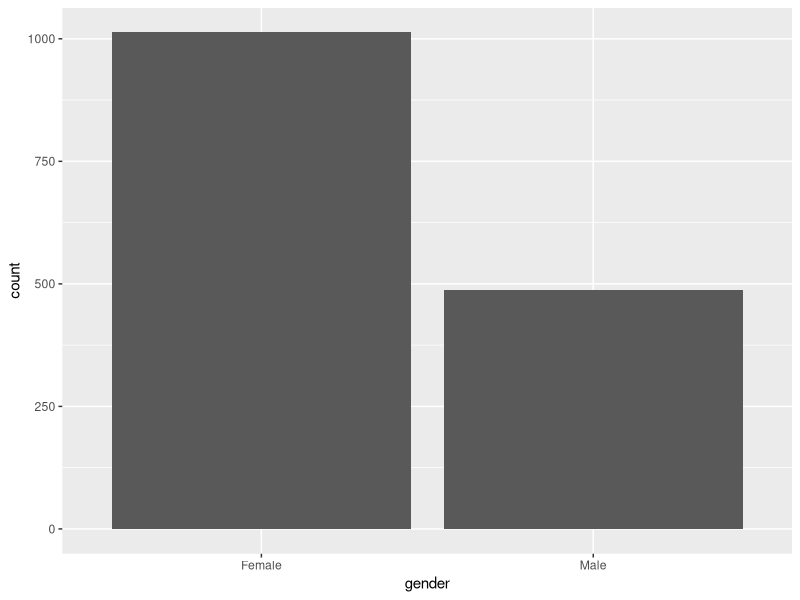
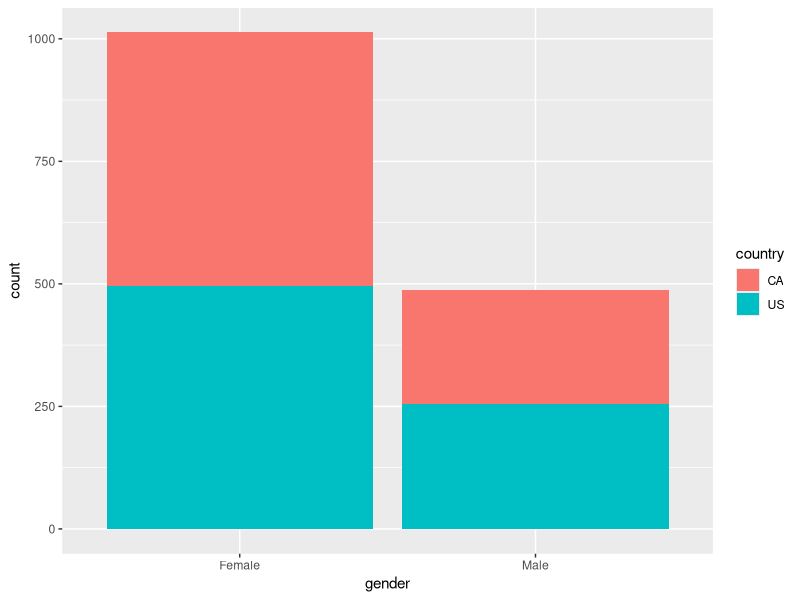
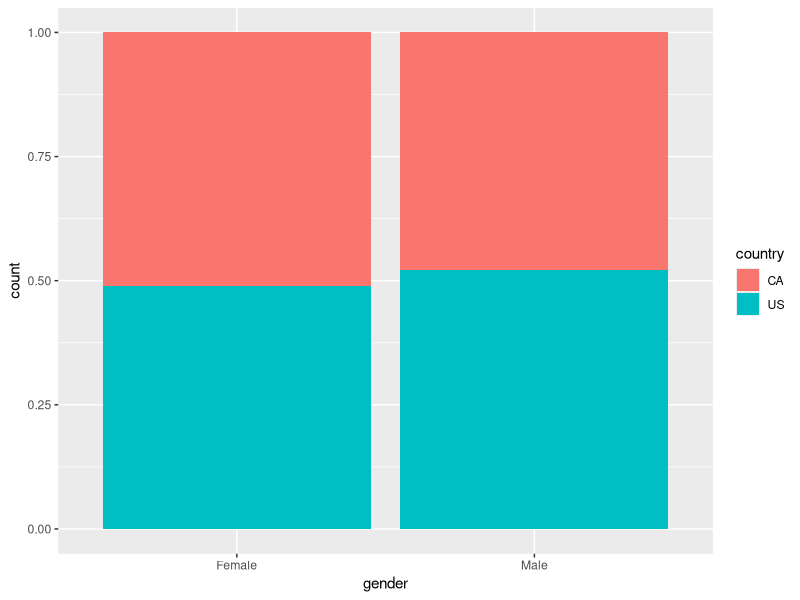
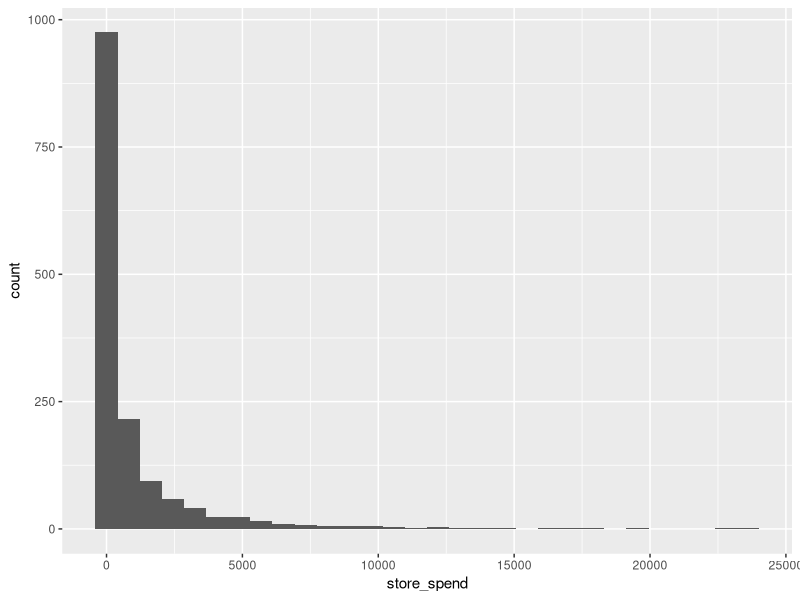
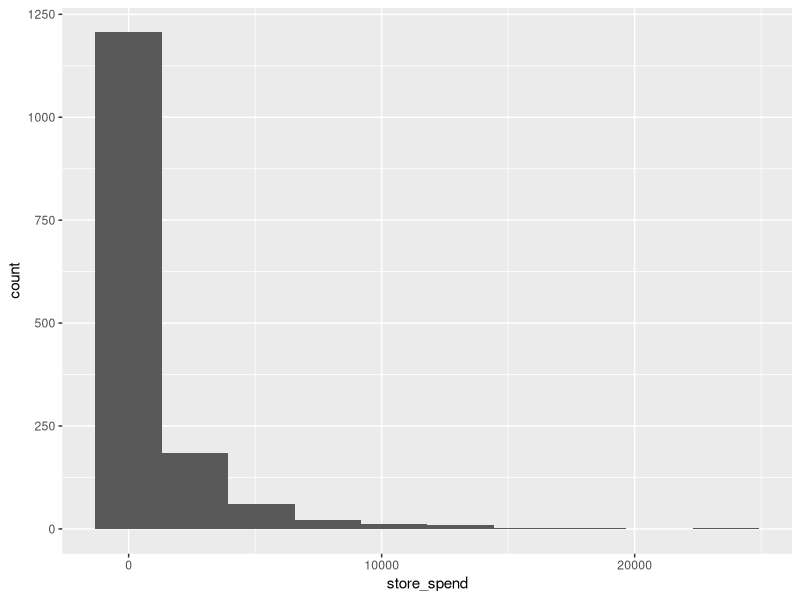
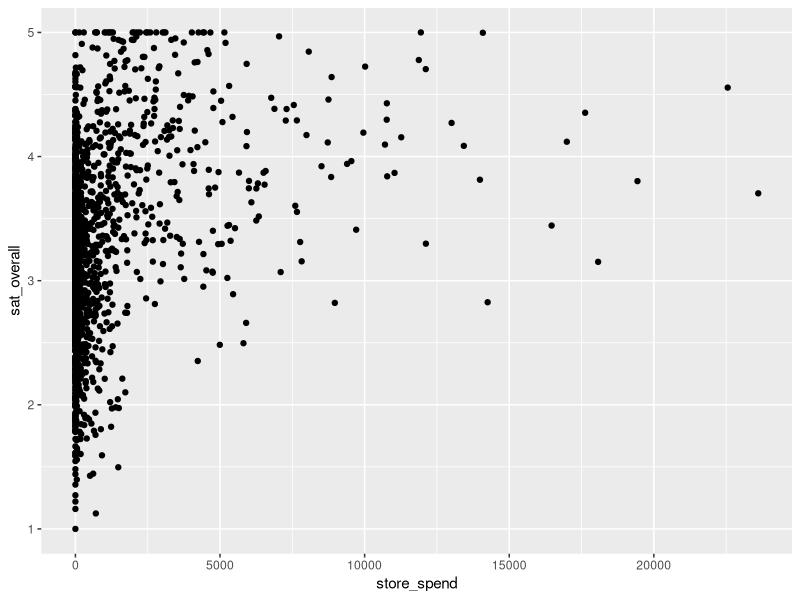
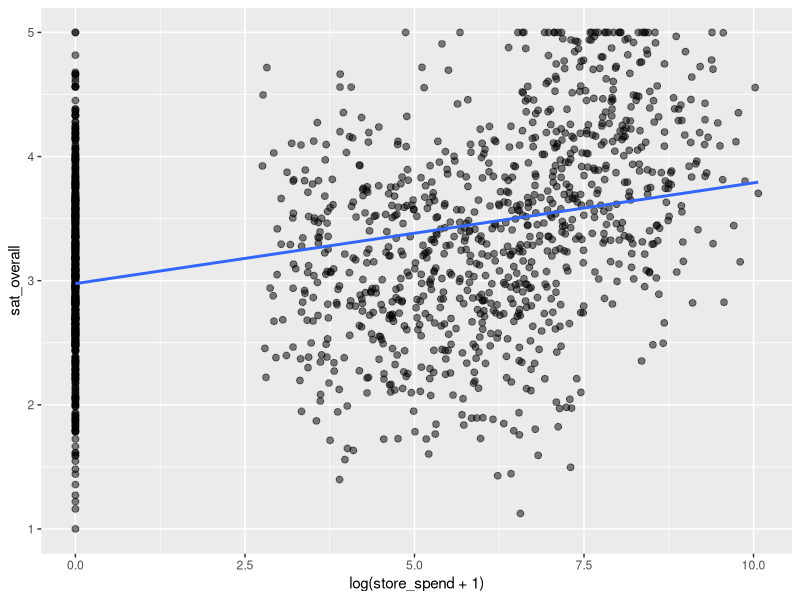
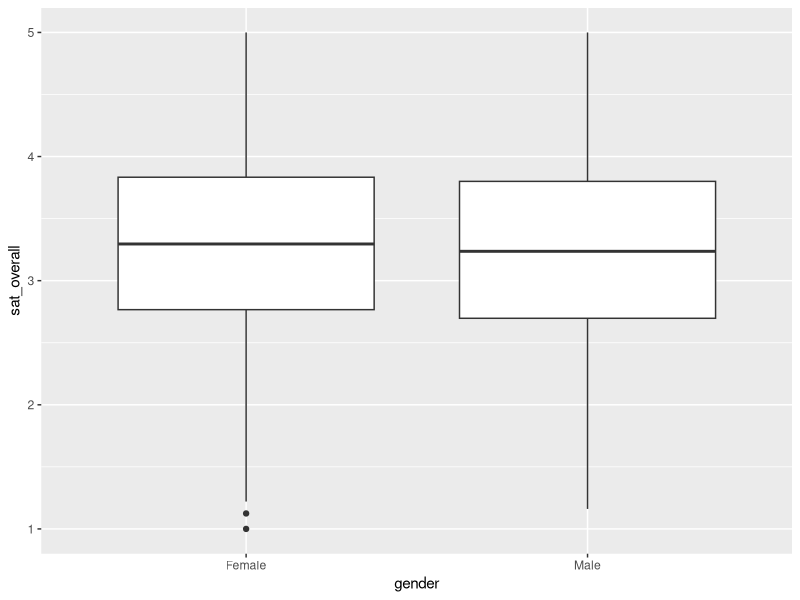

Write the R code that produced these figures, in order.
# Load the Tidyverse ------------------------------------------------------
# install.packages("tidyverse")
library(tidyverse)

# R and Data Manipulation -------------------------------------------------
# Importing Data
store_data <- read_csv("store_data.csv")

getwd()

?read_csv

# Data Frames
store_data

# Filter Observations
store_data %>% 
  filter(gender == "Female")

store_data %>% 
  filter(store_spend > 100)

store_data %>% 
  filter(gender == "Female", store_spend > 100)

# Arrange Observations
store_data %>% 
  arrange(store_trans)

store_data %>% 
  arrange(desc(store_trans))

# Select Variables
store_data %>% 
  select(store_spend, age, gender)

# Mutate Variables
store_data %>% 
  mutate(store_spend = store_spend / 100)

# Join Data Frames
sat_data <- read_csv("sat_data.csv")

crm_data <- store_data %>% 
  left_join(sat_data, by = "id")

crm_data

# Exercise
online_data <- read_csv("online_data.csv")

store_data %>% 
  left_join(sat_data, by = "id") %>% 
  left_join(online_data, by = "id") %>% 
  filter(country == "US") %>% 
  select(id, gender, store_spend, online_spend) %>%
  mutate(total_spend = store_spend + online_spend) %>% 
  arrange(desc(total_spend))

# Data Description and Visualization --------------------------------------
# Describing Discrete Data
crm_data %>% 
  count(gender)

crm_data %>% 
  count(gender, country)

# Visualizing Discrete Data
ggplot(crm_data, aes(x = gender)) +
  geom_bar()

ggplot(crm_data, aes(x = gender, fill = country)) +
  geom_bar()

ggplot(crm_data, aes(x = gender, fill = country)) +
  geom_bar(position = "fill")

# Describing Continuous Data
crm_data %>% 
  summarize(avg_store_spend = mean(store_spend))

crm_data %>% 
  summarize(
    avg_store_spend = mean(store_spend),
    avg_sat_overall = mean(sat_overall)
  )

# Visualizing Continuous Data
ggplot(crm_data, aes(x = store_spend)) +
  geom_histogram()

ggplot(crm_data, aes(x = store_spend)) +
  geom_histogram(bins = 10)

crm_data %>% 
  ggplot(aes(x = store_spend, y = sat_overall)) +
  geom_point()

ggplot(crm_data, aes(x = log(store_spend + 1), y = sat_overall)) +
  geom_point(size = 2, alpha = 0.5) +
  geom_smooth(method = "lm", se = FALSE)

# Describing Discrete and Continuous Data
crm_data %>% 
  group_by(gender, country) %>% 
  summarize(
    n = n(),
    avg_store_spend = mean(store_spend),
    avg_sat_overall = mean(sat_overall)
  ) %>% 
  arrange(desc(avg_store_spend))

crm_data %>% 
  group_by(gender) %>% 
  summarize(n = n())

# Visualizing Discrete and Continuous Data
crm_data %>%   
  ggplot(aes(x = gender, y = sat_overall)) +
  geom_boxplot()

crm_data %>%   
  ggplot(aes(x = sat_overall, fill = gender)) +
  geom_density(alpha = 0.5)

crm_data %>% 
  ggplot(
    aes(
      x = log(store_spend + 1), 
      y = sat_overall,
      color = gender
    )
  ) +
  geom_jitter(size = 2, alpha = 0.5) +
  geom_smooth(method = "lm", se = FALSE) +
  facet_wrap(~ country) +
  ggtitle("Store Spend by Overall Satisfaction")

# Exercise
ca_crm_data <- store_data %>% 
  left_join(sat_data, by = "id") %>% 
  left_join(online_data, by = "id") %>% 
  filter(country == "CA") %>% 
  mutate(total_spend = store_spend + online_spend)

ca_crm_data %>% 
  count(gender)

ca_crm_data %>% 
  ggplot(aes(x = gender)) +
  geom_bar()

ca_crm_data %>% 
  ggplot(aes(x = credit_score, y = sat_overall)) +
  geom_point() +
  geom_smooth(method = "lm")

ca_crm_data %>% 
  group_by(gender) %>% 
  summarize(avg_total_spend = mean(total_spend))

ca_crm_data %>% 
  ggplot(
    aes(
      x = log(total_spend + 1), 
      y = sat_overall, 
      color = gender
    )
  ) +
  geom_point(show.legend = FALSE, alpha = 0.5) +
  geom_smooth(method = "lm")

# Cleaning Data and Summarization -----------------------------------------
# Gather Columns
online_data

online_data <- online_data %>% 
  gather(
    key = week,
    value = visits,
    week1_visit:week4_visit
  )

online_data

# Spread Columns
online_data %>% 
  spread(key = week, value = visits)

# Separate and Unite Columns
online_data <- online_data %>% 
  separate(year_mo, c("year", "month"))

online_data

online_data %>% 
  unite(year_mo, year, month)

# Wrangling <--> Summarization
online_data %>% 
  group_by(id) %>% 
  summarize(total_visits = sum(visits)) %>% 
  left_join(sat_data, by = "id") %>% 
  ggplot(aes(x = total_visits, y = sat_overall, color = country)) +
  geom_point(size = 2, alpha = 0.5) + 
  geom_smooth(method = "lm", se = FALSE)

online_data %>% 
  group_by(id) %>% 
  summarize(total_visits = sum(visits)) %>% 
  left_join(sat_data, by = "id") %>% 
  ggplot(aes(x = total_visits, y = sat_overall)) +
  geom_point(size = 2, alpha = 0.5, aes(color = country)) + 
  geom_smooth(method = "lm", se = FALSE)

# Inspecting Data
online_data

faithful

str(faithful)
summary(faithful)
class(faithful)
dim(faithful)
names(faithful)
head(faithful)
tail(faithful)

as_tibble(faithful)

# Data Types and Coercion
online_data %>% 
  filter(visits > 700) %>% 
  ggplot(aes(x = id, y = visits)) +
  geom_col()

online_data %>% 
  filter(visits > 700) %>% 
  ggplot(aes(x = as.factor(id), y = visits)) +
  geom_col()

# Missing Values
online_data %>% 
  group_by(year) %>% 
  summarize(avg_visits = mean(visits))

online_data %>% 
  group_by(year) %>% 
  summarize(avg_visits = mean(visits, na.rm = TRUE))

online_data2 <- online_data %>% 
  filter(visits != is.na(visits))

unique(online_data2$visits)

# Exercise
crm_data <- online_data %>% 
  separate(week, c("week", "temp")) %>% 
  select(-temp) %>% 
  group_by(id) %>% 
  summarize(total_visits = sum(visits, na.rm = TRUE)) %>% 
  left_join(sat_data, by = "id") %>% 
  left_join(store_data, by = "id")

crm_data %>% 
  group_by(country, gender) %>% 
  summarize(avg_visit = mean(total_visits)) %>% 
  ggplot(aes(x = gender, y = avg_visit, fill = country)) +
  geom_col(position = "dodge")

crm_data %>% 
  ggplot(aes(x = total_visits, y = log(store_spend + 1))) +
  geom_point() +
  geom_smooth(method = "lm", se = FALSE)

crm_data %>% 
  ggplot(
    aes(
      x = total_visits, 
      y = log(store_spend + 1), 
      color = country
    )
  ) +
  geom_point(size = 2, alpha = 0.5) +
  geom_smooth(method = "lm", se = FALSE)

